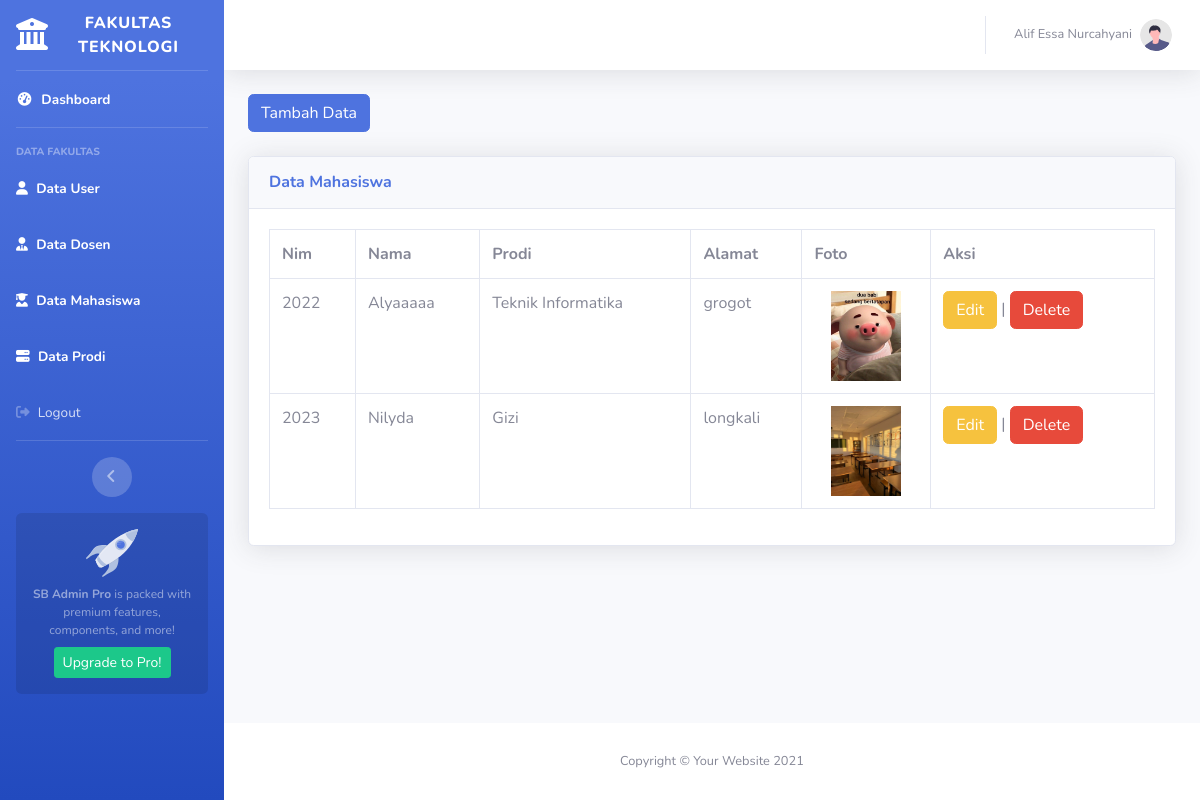
Screenshot of /index.php?url=mahasiswa (signed in) with the database file from the repository.
### tables this page shows
CREATE TABLE `mahasiswa` (
  `nim` int(11) NOT NULL,
  `nama` varchar(255) NOT NULL,
  `prodi` int(50) NOT NULL,
  `alamat` varchar(255) NOT NULL,
  `foto` varchar(255) NOT NULL
);

CREATE TABLE `prodi` (
  `id` int(11) NOT NULL,
  `nama_prodi` varchar(50) NOT NULL,
  `jenjang` varchar(4) NOT NULL
);

### mahasiswa.php (the view, shortened to what this page needs)
<?php
include_once("config.php");
$result = mysqli_query($koneksi, "SELECT * FROM  mahasiswa INNER JOIN prodi ON prodi.id=mahasiswa.prodi");
?>
<html>
<head>
    <link href="vendor/fontawesome-free/css/all.min.css" rel="stylesheet" type="text/css">
    <link href="css/sb-admin-2.min.css" rel="stylesheet">
</head>
<body>
    <a href="?url=tambah_mahasiswa" class="btn btn-primary btn-icon-split">
        <span class="text">Tambah Data</span>
    </a><br><br>
    <div class="card shadow mb-4">
        <div class="card-header py-3">
            <h6 class="m-0 font-weight-bold text-primary">Data Mahasiswa</h6>
        </div>
        <div class="card-body">
            <div class="table-responsive">
                <table class="table table-bordered" id="dataTable" width="100%" cellspacing="0">
                    <tr>
                        <th>Nim</th><th>Nama</th> <th>Prodi</th> <th>Alamat</th> <th>Foto</th> <th>Aksi</th>
                    </tr>
                    <?php
                    while($user_data = mysqli_fetch_array($result)) {
                        echo "<tr>";
                        echo "<td>".$user_data['nim']."</td>";
                        echo "<td>".$user_data['nama']."</td>";
                        echo "<td>".$user_data['nama_prodi']."</td>";
                        echo "<td>".$user_data['alamat']."</td>";
                        echo "<td align='center'><img src='uploads/$user_data[foto]' class='img-rounded' width='70' height='90'></td>";
                        echo "<td><a href='?url=edit_mahasiswa&nim=$user_data[nim]' class='btn btn-warning btn-icon-split'><span class='text'>Edit</span></a> | <a href='hapus_mahasiswa.php?nim=$user_data[nim]' class='btn btn-danger btn-icon-split'><span class='text'>Delete</span></a></td></tr>";
                    }
                    ?>
                </table>
            </div>
        </div>
    </div>
</div>
</body>
</html>

### index.php (shortened to what this page needs)
<!DOCTYPE html>
<html lang="en">
<head>
    <link href="vendor/fontawesome-free/css/all.min.css" rel="stylesheet" type="text/css">
    <link href="css/sb-admin-2.min.css" rel="stylesheet">
</head>
<body id="page-top">
    <div id="wrapper">
<?php include ("partials/sidebar.php");?>
        <div id="content-wrapper" class="d-flex flex-column">
            <div id="content">
                <?php include ("partials/topbar.php");?>
                <div class="container-fluid">
                    <?php include ("halaman.php");?>
            <?php include ("partials/footer.php"); ?>
</body>
</html>

### partials/sidebar.php
<ul class="navbar-nav bg-gradient-primary sidebar sidebar-dark accordion" id="accordionSidebar">
    <a class="sidebar-brand d-flex align-items-center justify-content-center" href="index.php">
        <div class="sidebar-brand-icon ">
        <i class="fas fa-university"></i>
        </div>
        <div class="sidebar-brand-text mx-3">Fakultas Teknologi <sup></sup></div>
    </a>
    <hr class="sidebar-divider my-0">
    <li class="nav-item active">
        <a class="nav-link" href="index.php">
            <i class="fas fa-fw fa-tachometer-alt"></i>
            <span>Dashboard</span></a>
    </li>
    <hr class="sidebar-divider">
    <div class="sidebar-heading">
        Data Fakultas
    </div>
    <li class="nav-item active">
        <a class="nav-link" href="?url=user">
        <i class="fas fa-user"></i>
            <span>Data User</span></a>
    </li>
    <li class="nav-item active">
        <a class="nav-link" href="?url=dosen">
        <i class="fas fa-user-tie"></i>
            <span>Data Dosen</span></a>
    </li>
    <li class="nav-item active">
        <a class="nav-link" href="?url=mahasiswa">
        <i class="fas fa-user-graduate"></i>
            <span>Data Mahasiswa</span></a>
    </li>
    <li class="nav-item active">
        <a class="nav-link" href="?url=prodi">
        <i class="fas fa-server"></i>
            <span>Data Prodi</span></a>
    </li>
    <li class="nav-item">
        <a class="nav-link" href="logout.php" aria-expanded="false">
            <i class="fas fa-sign-out-alt"></i>
            <span class="nav-text">Logout</span>
        </a>
    </li>
    <hr class="sidebar-divider d-none d-md-block">
    <div class="text-center d-none d-md-inline">
        <button class="rounded-circle border-0" id="sidebarToggle"></button>
    </div>
    <div class="sidebar-card d-none d-lg-flex">
        <img class="sidebar-card-illustration mb-2" src="img/undraw_rocket.svg" alt="...">
        <p class="text-center mb-2"><strong>SB Admin Pro</strong> is packed with premium features, components, and more!</p>
        <a class="btn btn-success btn-sm" href="https://startbootstrap.com/theme/sb-admin-pro">Upgrade to Pro!</a>
    </div>
</ul>

### partials/topbar.php (shortened to what this page needs)
<nav class="navbar navbar-expand navbar-light bg-white topbar mb-4 static-top shadow">
<ul class="navbar-nav ml-auto">
    <li class="nav-item dropdown no-arrow">
        <a class="nav-link dropdown-toggle" href="#" id="userDropdown" role="button"
            data-toggle="dropdown" aria-haspopup="true" aria-expanded="false">
            <span class="mr-2 d-none d-lg-inline text-gray-600 small"><?php echo $_SESSION['nama']; ?></span>
            <img class="img-profile rounded-circle"
                src="img/undraw_profile.svg">
        </a>
    </li>
</ul>
</nav>

### halaman.php (shortened to what this page needs)
<?php
if(isset($_GET['url']))
{
    $url = $_GET['url'];
    switch($url){
        case 'mahasiswa';
        include 'mahasiswa.php';
        break;
    }
}
else
{
    ?>
   <?php include 'home.php';?>
    <?php
}
?>

### partials/footer.php
<footer class="sticky-footer bg-white">
                <div class="container my-auto">
                    <div class="copyright text-center my-auto">
                        <span>Copyright &copy; Your Website 2021</span>
                    </div>
                </div>
</footer>

### rows the page displays
mahasiswa: nim "2022", nama "Alyaaaaa", prodi.nama_prodi "Teknik Informatika", alamat "grogot", foto (picture)
mahasiswa: nim "2023", nama "Nilyda", prodi.nama_prodi "Gizi", alamat "longkali", foto (picture)

### other values shown
$_SESSION['nama'] "Alif Essa Nurcahyani"
